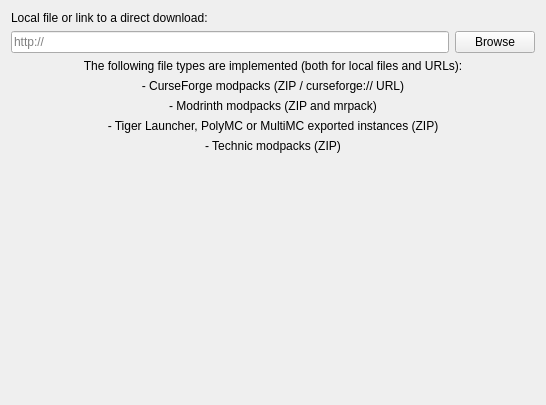
<?xml version="1.0" encoding="UTF-8"?>
<ui version="4.0">
 <class>ImportPage</class>
 <widget class="QWidget" name="ImportPage">
  <property name="geometry">
   <rect>
    <x>0</x>
    <y>0</y>
    <width>546</width>
    <height>405</height>
   </rect>
  </property>
  <layout class="QGridLayout" name="gridLayout">
   <item row="2" column="0">
    <widget class="QLineEdit" name="modpackEdit">
     <property name="placeholderText">
      <string notr="true">http://</string>
     </property>
    </widget>
   </item>
   <item row="2" column="1">
    <widget class="QPushButton" name="modpackBtn">
     <property name="text">
      <string>Browse</string>
     </property>
    </widget>
   </item>
   <item row="3" column="0" rowspan="2" colspan="2">
    <layout class="QVBoxLayout" name="verticalLayout">
     <item>
      <widget class="QLabel" name="label">
       <property name="text">
        <string>The following file types are implemented (both for local files and URLs):</string>
       </property>
       <property name="alignment">
        <set>Qt::AlignCenter</set>
       </property>
      </widget>
     </item>
     <item>
      <widget class="QLabel" name="label_5">
       <property name="text">
        <string>- CurseForge modpacks (ZIP / curseforge:// URL)</string>
       </property>
       <property name="alignment">
        <set>Qt::AlignCenter</set>
       </property>
      </widget>
     </item>
     <item>
      <widget class="QLabel" name="label_3">
       <property name="text">
        <string>- Modrinth modpacks (ZIP and mrpack)</string>
       </property>
       <property name="alignment">
        <set>Qt::AlignCenter</set>
       </property>
      </widget>
     </item>
     <item>
      <widget class="QLabel" name="label_2">
       <property name="text">
        <string>- Tiger Launcher, PolyMC or MultiMC exported instances (ZIP)</string>
       </property>
       <property name="alignment">
        <set>Qt::AlignCenter</set>
       </property>
      </widget>
     </item>
     <item>
      <widget class="QLabel" name="label_4">
       <property name="text">
        <string>- Technic modpacks (ZIP)</string>
       </property>
       <property name="alignment">
        <set>Qt::AlignCenter</set>
       </property>
      </widget>
     </item>
    </layout>
   </item>
   <item row="5" column="0" colspan="2">
    <spacer name="verticalSpacer">
     <property name="orientation">
      <enum>Qt::Vertical</enum>
     </property>
     <property name="sizeHint" stdset="0">
      <size>
       <width>20</width>
       <height>40</height>
      </size>
     </property>
    </spacer>
   </item>
   <item row="0" column="0" colspan="2">
    <widget class="QLabel" name="modpackLabel">
     <property name="text">
      <string>Local file or link to a direct download:</string>
     </property>
    </widget>
   </item>
  </layout>
 </widget>
 <resources/>
 <connections/>
</ui>
